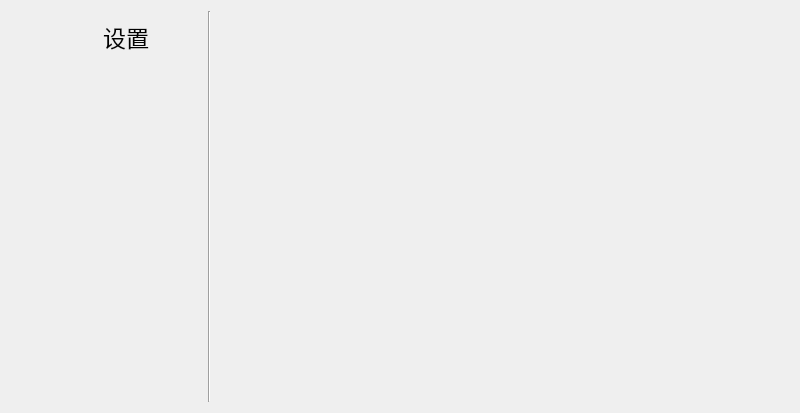
<?xml version="1.0" encoding="UTF-8"?>
<ui version="4.0">
 <class>SettingsPage</class>
 <widget class="QWidget" name="SettingsPage">
  <property name="geometry">
   <rect>
    <x>0</x>
    <y>0</y>
    <width>800</width>
    <height>413</height>
   </rect>
  </property>
  <property name="windowTitle">
   <string>Form</string>
  </property>
  <layout class="QHBoxLayout" name="horizontalLayout" stretch="1,0,3">
   <item>
    <widget class="QFrame" name="frame">
     <property name="frameShape">
      <enum>QFrame::NoFrame</enum>
     </property>
     <layout class="QGridLayout" name="gridLayout">
      <property name="leftMargin">
       <number>0</number>
      </property>
      <property name="rightMargin">
       <number>0</number>
      </property>
      <property name="bottomMargin">
       <number>0</number>
      </property>
      <item row="0" column="1">
       <widget class="QPushButton" name="icon_Battery">
        <property name="focusPolicy">
         <enum>Qt::NoFocus</enum>
        </property>
        <property name="styleSheet">
         <string notr="true">QPushButton {
    border: none;
    background: transparent;
}
#icon_homeMusic:pressed {
    padding: 0px;
    margin: 0px;
}</string>
        </property>
        <property name="icon">
         <iconset resource="../../resources/resources.qrc">
          <normaloff>:/images/images/kunkun.png</normaloff>:/images/images/kunkun.png</iconset>
        </property>
        <property name="iconSize">
         <size>
          <width>36</width>
          <height>36</height>
         </size>
        </property>
        <property name="flat">
         <bool>true</bool>
        </property>
       </widget>
      </item>
      <item row="0" column="3">
       <spacer name="horizontalSpacer">
        <property name="orientation">
         <enum>Qt::Horizontal</enum>
        </property>
        <property name="sizeHint" stdset="0">
         <size>
          <width>44</width>
          <height>20</height>
         </size>
        </property>
       </spacer>
      </item>
      <item row="0" column="2">
       <widget class="QLabel" name="label">
        <property name="font">
         <font>
          <pointsize>17</pointsize>
         </font>
        </property>
        <property name="text">
         <string>设置</string>
        </property>
       </widget>
      </item>
      <item row="0" column="0">
       <spacer name="horizontalSpacer_2">
        <property name="orientation">
         <enum>Qt::Horizontal</enum>
        </property>
        <property name="sizeHint" stdset="0">
         <size>
          <width>40</width>
          <height>20</height>
         </size>
        </property>
       </spacer>
      </item>
      <item row="1" column="0" colspan="4">
       <widget class="QScrollArea" name="scrollArea_left">
        <property name="frameShape">
         <enum>QFrame::NoFrame</enum>
        </property>
        <property name="verticalScrollBarPolicy">
         <enum>Qt::ScrollBarAlwaysOff</enum>
        </property>
        <property name="horizontalScrollBarPolicy">
         <enum>Qt::ScrollBarAlwaysOff</enum>
        </property>
        <property name="widgetResizable">
         <bool>true</bool>
        </property>
        <widget class="QWidget" name="scrollAreaWidgetContents_left">
         <property name="geometry">
          <rect>
           <x>0</x>
           <y>0</y>
           <width>192</width>
           <height>344</height>
          </rect>
         </property>
        </widget>
       </widget>
      </item>
     </layout>
    </widget>
   </item>
   <item>
    <widget class="Line" name="line">
     <property name="orientation">
      <enum>Qt::Vertical</enum>
     </property>
    </widget>
   </item>
   <item>
    <widget class="QStackedWidget" name="stackedWidget">
     <property name="currentIndex">
      <number>0</number>
     </property>
     <widget class="QWidget" name="page_0">
      <layout class="QVBoxLayout" name="verticalLayout">
       <property name="spacing">
        <number>0</number>
       </property>
       <property name="leftMargin">
        <number>0</number>
       </property>
       <property name="topMargin">
        <number>0</number>
       </property>
       <property name="rightMargin">
        <number>0</number>
       </property>
       <property name="bottomMargin">
        <number>0</number>
       </property>
       <item>
        <widget class="QScrollArea" name="scrollArea">
         <property name="frameShape">
          <enum>QFrame::NoFrame</enum>
         </property>
         <property name="verticalScrollBarPolicy">
          <enum>Qt::ScrollBarAlwaysOff</enum>
         </property>
         <property name="horizontalScrollBarPolicy">
          <enum>Qt::ScrollBarAlwaysOff</enum>
         </property>
         <property name="widgetResizable">
          <bool>true</bool>
         </property>
         <widget class="QWidget" name="scrollAreaWidgetContents">
          <property name="geometry">
           <rect>
            <x>0</x>
            <y>0</y>
            <width>575</width>
            <height>395</height>
           </rect>
          </property>
         </widget>
        </widget>
       </item>
      </layout>
     </widget>
     <widget class="QWidget" name="page_1">
      <layout class="QVBoxLayout" name="verticalLayout_2">
       <property name="spacing">
        <number>0</number>
       </property>
       <property name="leftMargin">
        <number>0</number>
       </property>
       <property name="topMargin">
        <number>0</number>
       </property>
       <property name="rightMargin">
        <number>0</number>
       </property>
       <property name="bottomMargin">
        <number>0</number>
       </property>
       <item>
        <widget class="QScrollArea" name="scrollArea_2">
         <property name="frameShape">
          <enum>QFrame::NoFrame</enum>
         </property>
         <property name="verticalScrollBarPolicy">
          <enum>Qt::ScrollBarAlwaysOff</enum>
         </property>
         <property name="horizontalScrollBarPolicy">
          <enum>Qt::ScrollBarAlwaysOff</enum>
         </property>
         <property name="widgetResizable">
          <bool>true</bool>
         </property>
         <widget class="QWidget" name="scrollAreaWidgetContents_2">
          <property name="geometry">
           <rect>
            <x>0</x>
            <y>0</y>
            <width>100</width>
            <height>30</height>
           </rect>
          </property>
         </widget>
        </widget>
       </item>
      </layout>
     </widget>
     <widget class="QWidget" name="page_2">
      <layout class="QVBoxLayout" name="verticalLayout_3">
       <property name="spacing">
        <number>0</number>
       </property>
       <property name="leftMargin">
        <number>0</number>
       </property>
       <property name="topMargin">
        <number>0</number>
       </property>
       <property name="rightMargin">
        <number>0</number>
       </property>
       <property name="bottomMargin">
        <number>0</number>
       </property>
       <item>
        <widget class="QScrollArea" name="scrollArea_3">
         <property name="frameShape">
          <enum>QFrame::NoFrame</enum>
         </property>
         <property name="verticalScrollBarPolicy">
          <enum>Qt::ScrollBarAlwaysOff</enum>
         </property>
         <property name="horizontalScrollBarPolicy">
          <enum>Qt::ScrollBarAlwaysOff</enum>
         </property>
         <property name="widgetResizable">
          <bool>true</bool>
         </property>
         <widget class="QWidget" name="scrollAreaWidgetContents_3">
          <property name="geometry">
           <rect>
            <x>0</x>
            <y>0</y>
            <width>100</width>
            <height>30</height>
           </rect>
          </property>
         </widget>
        </widget>
       </item>
      </layout>
     </widget>
     <widget class="QWidget" name="page_3">
      <layout class="QVBoxLayout" name="verticalLayout_4">
       <property name="spacing">
        <number>0</number>
       </property>
       <property name="leftMargin">
        <number>0</number>
       </property>
       <property name="topMargin">
        <number>0</number>
       </property>
       <property name="rightMargin">
        <number>0</number>
       </property>
       <property name="bottomMargin">
        <number>0</number>
       </property>
       <item>
        <widget class="QScrollArea" name="scrollArea_4">
         <property name="frameShape">
          <enum>QFrame::NoFrame</enum>
         </property>
         <property name="verticalScrollBarPolicy">
          <enum>Qt::ScrollBarAlwaysOff</enum>
         </property>
         <property name="horizontalScrollBarPolicy">
          <enum>Qt::ScrollBarAlwaysOff</enum>
         </property>
         <property name="widgetResizable">
          <bool>true</bool>
         </property>
         <widget class="QWidget" name="scrollAreaWidgetContents_4">
          <property name="geometry">
           <rect>
            <x>0</x>
            <y>0</y>
            <width>100</width>
            <height>30</height>
           </rect>
          </property>
         </widget>
        </widget>
       </item>
      </layout>
     </widget>
     <widget class="QWidget" name="page_4">
      <layout class="QVBoxLayout" name="verticalLayout_5">
       <property name="spacing">
        <number>0</number>
       </property>
       <property name="leftMargin">
        <number>0</number>
       </property>
       <property name="topMargin">
        <number>0</number>
       </property>
       <property name="rightMargin">
        <number>0</number>
       </property>
       <property name="bottomMargin">
        <number>0</number>
       </property>
       <item>
        <widget class="QScrollArea" name="scrollArea_5">
         <property name="frameShape">
          <enum>QFrame::NoFrame</enum>
         </property>
         <property name="verticalScrollBarPolicy">
          <enum>Qt::ScrollBarAlwaysOff</enum>
         </property>
         <property name="horizontalScrollBarPolicy">
          <enum>Qt::ScrollBarAlwaysOff</enum>
         </property>
         <property name="widgetResizable">
          <bool>true</bool>
         </property>
         <widget class="QWidget" name="scrollAreaWidgetContents_5">
          <property name="geometry">
           <rect>
            <x>0</x>
            <y>0</y>
            <width>100</width>
            <height>30</height>
           </rect>
          </property>
         </widget>
        </widget>
       </item>
      </layout>
     </widget>
     <widget class="QWidget" name="page_5">
      <layout class="QVBoxLayout" name="verticalLayout_6">
       <property name="spacing">
        <number>0</number>
       </property>
       <property name="leftMargin">
        <number>0</number>
       </property>
       <property name="topMargin">
        <number>0</number>
       </property>
       <property name="rightMargin">
        <number>0</number>
       </property>
       <property name="bottomMargin">
        <number>0</number>
       </property>
       <item>
        <widget class="QScrollArea" name="scrollArea_6">
         <property name="frameShape">
          <enum>QFrame::NoFrame</enum>
         </property>
         <property name="verticalScrollBarPolicy">
          <enum>Qt::ScrollBarAlwaysOff</enum>
         </property>
         <property name="horizontalScrollBarPolicy">
          <enum>Qt::ScrollBarAlwaysOff</enum>
         </property>
         <property name="widgetResizable">
          <bool>true</bool>
         </property>
         <widget class="QWidget" name="scrollAreaWidgetContents_6">
          <property name="geometry">
           <rect>
            <x>0</x>
            <y>0</y>
            <width>100</width>
            <height>30</height>
           </rect>
          </property>
         </widget>
        </widget>
       </item>
      </layout>
     </widget>
     <widget class="QWidget" name="page_6">
      <layout class="QVBoxLayout" name="verticalLayout_7">
       <property name="spacing"><number>0</number></property>
       <property name="leftMargin"><number>0</number></property>
       <property name="topMargin"><number>0</number></property>
       <property name="rightMargin"><number>0</number></property>
       <property name="bottomMargin"><number>0</number></property>
       <item>
        <widget class="QScrollArea" name="scrollArea_7">
         <property name="frameShape"><enum>QFrame::NoFrame</enum></property>
         <property name="verticalScrollBarPolicy"><enum>Qt::ScrollBarAlwaysOff</enum></property>
         <property name="horizontalScrollBarPolicy"><enum>Qt::ScrollBarAlwaysOff</enum></property>
         <property name="widgetResizable"><bool>true</bool></property>
         <widget class="QWidget" name="scrollAreaWidgetContents_7">
          <property name="geometry">
           <rect><x>0</x><y>0</y><width>100</width><height>30</height></rect>
          </property>
         </widget>
        </widget>
       </item>
      </layout>
     </widget>
    </widget>
   </item>
  </layout>
 </widget>
 <resources>
  <include location="../../resources/resources.qrc"/>
 </resources>
 <connections/>
</ui>
